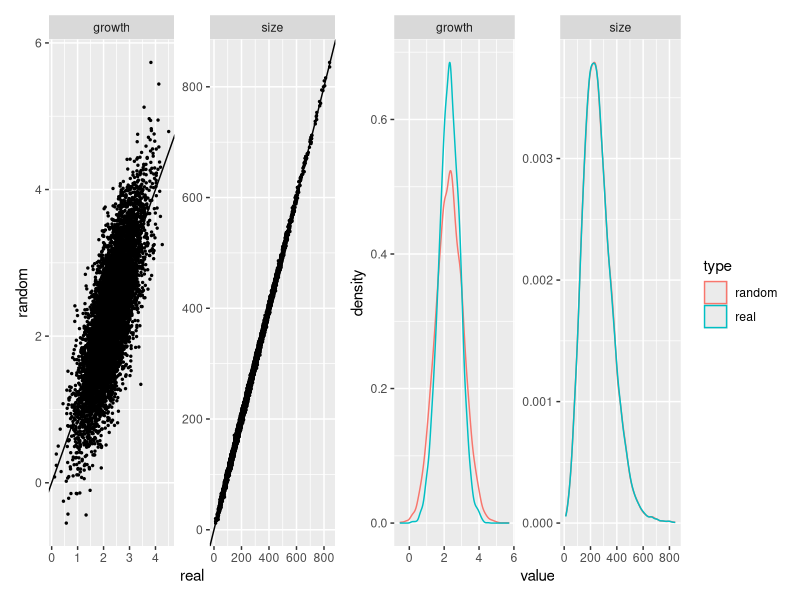
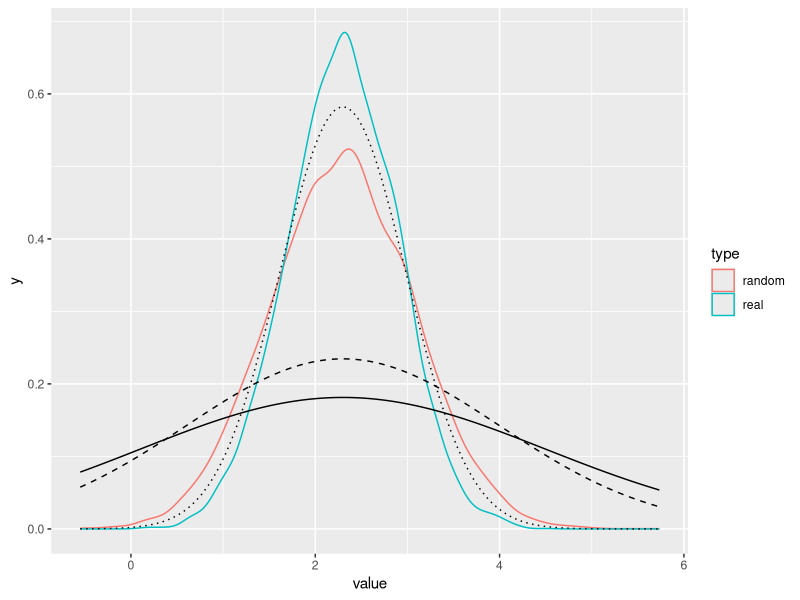
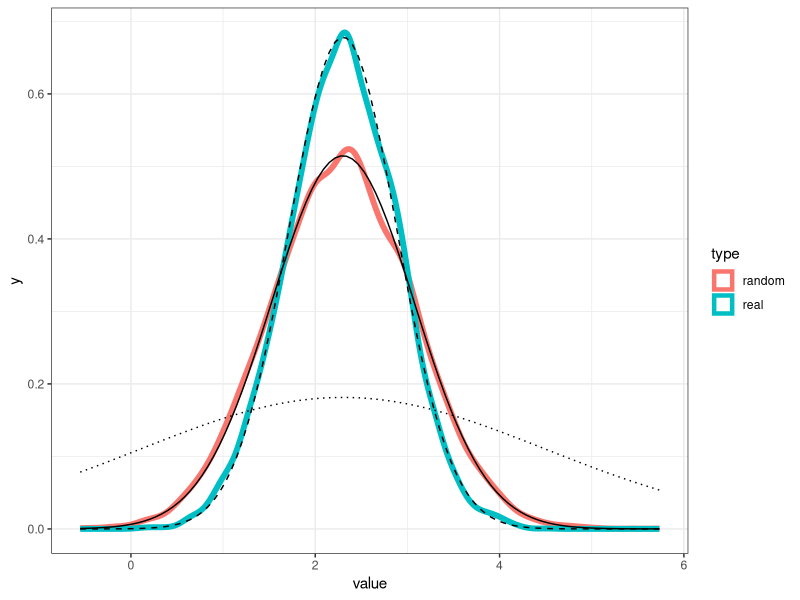
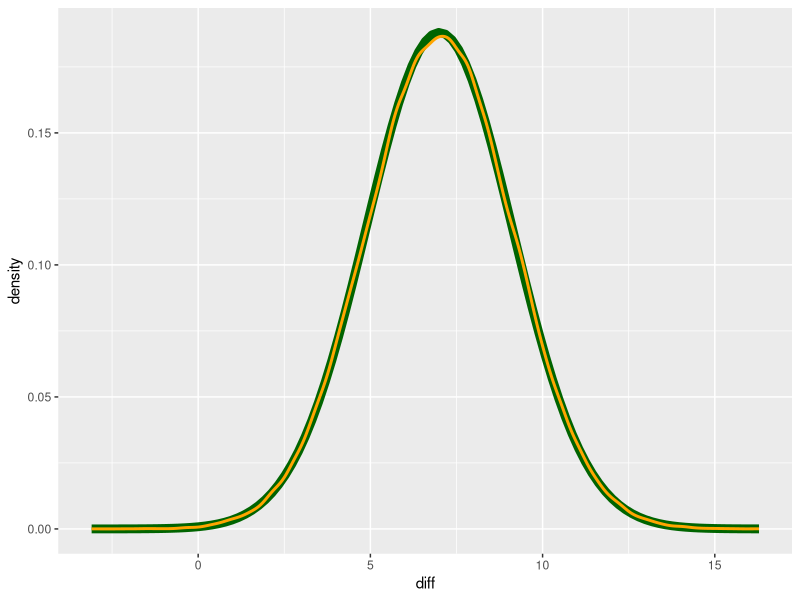

Write R code to recreate these figures, in order.
## ---- chunk 1
library(ggplot2)
library(tidyverse)

set.seed(0.0)

nbInd <- 2000
deltaYear = 14
obsError = 5

# Generate individual trees with random size in mm
sizeGrowth_dt <- tibble(
    tree_id = 1:nbInd,
    size_real0 = rgamma(nbInd, 190^2/1e4, 190/1e4)
    ) |>
    # each indv increment every year with a N(2.3, 2.2) (values from dataset);
    # here from size_t to size_t+1 is the sum of X years growth
    mutate(
        size_real1 = size_real0 + replicate(n(), sum(rnorm(deltaYear, 2.3, 2.2))),
        size_real2 = size_real1 + replicate(n(), sum(rnorm(deltaYear, 2.3, 2.2))),
        size_real3 = size_real2 + replicate(n(), sum(rnorm(deltaYear, 2.3, 2.2))),
        size_real4 = size_real3 + replicate(n(), sum(rnorm(deltaYear, 2.3, 2.2)))
    ) |>
    pivot_longer(
        cols = contains('size'),
        names_to = 'timeStep',
        values_to = 'size_real'
    ) |>
    # each observation has an error of measurement
    mutate(
        size_random = rnorm(n(), mean = size_real, sd = obsError)
    ) |>
    # calculate growth from real and random (observed) values
    group_by(tree_id) |>
    mutate(
        growth_real = (size_real - lag(size_real, 1))/deltaYear,
        growth_random = (size_random - lag(size_random, 1))/deltaYear
    ) |>
    ungroup() |>
    pivot_longer(
        cols = contains(c('real', 'random')),
        names_to = c('var', 'type'),
        names_sep = '_'
    ) |>
    # remove NA for first time step
    filter(!is.na(value))

p1 <- sizeGrowth_dt |>
  pivot_wider(
    names_from = type,
    values_from = value
  ) |>
  ggplot(aes(x = real, y = random)) +
  geom_point(size = .5) +
  facet_wrap(~var, scales = 'free') +
  geom_abline(intercept = 0, slope = 1)

p2 <- sizeGrowth_dt |>
  ggplot(aes(value, color = type)) +
  geom_density() +
  facet_wrap(~var, scales = 'free')

library(patchwork)
p1  + p2
## ---- chunk 2
sizeGrowth_dt |> 
  filter(var == "growth") |> 
  ggplot(aes(x = value, colour = type)) + 
  geom_density() + 
  stat_function(fun = function(x) dnorm(x, mean = 2.3, sd = 2.2),
                colour = "black") + 
  stat_function(fun = function(x) dnorm(x, mean = 2.3, sd = sqrt(deltaYear)/2.2),
                colour = "black", lty = 2) + 
  stat_function(fun = function(x) dnorm(x, mean = 2.3, 
                                        sd = sqrt(deltaYear)/sqrt(2.2^2 + obsError^2)),
                colour = "black", lty = 3)
  
## ---- chunk 3

sd_g <- 2.2

sizeGrowth_dt |> 
  filter(var == "growth") |> 
  ggplot(aes(x = value, colour = type)) + 
  geom_density(lwd = 2) + 
  stat_function(fun = function(x) dnorm(x, mean = 2.3, sd = 2.2),
                colour = "black", lty = 3) + 
  stat_function(fun = function(x) dnorm(x, mean = 2.3, sd = 2.2/sqrt(deltaYear)),
                colour = "black", lty = 2) + 
  stat_function(fun = function(x) dnorm(x, mean = 2.3, 
                                        sd = sqrt(
                                          (sd_g^2 * deltaYear + 2*obsError^2)/deltaYear^2
                                          )
                                        ),
                colour = "black", lty = 1) + 
  theme_bw()
  
## ---- chunk 4
u1 <- 8
u2 <- 15
sdx <- 1.5
n <- 1e5
x1 <- rnorm(n, mean = u1, sd = sdx)
x2 <- rnorm(n, mean = u2, sd = sdx)
tibble(diff = x2 - x1) |> 
  ggplot(aes(x = diff)) + 
  stat_function(fun = \(x) dnorm(x, mean = u2 - u1, sd = sqrt(2) * sdx),
                size = 3, col = "darkgreen") + 
  geom_density(size = 1, col = "orange")
